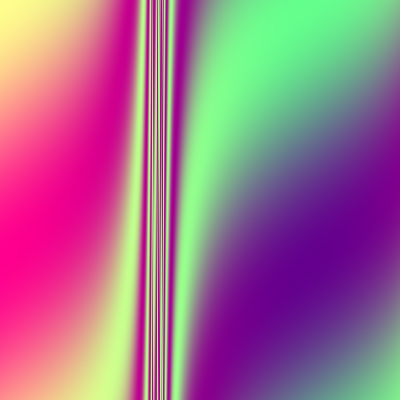
Frame 1 (no input)
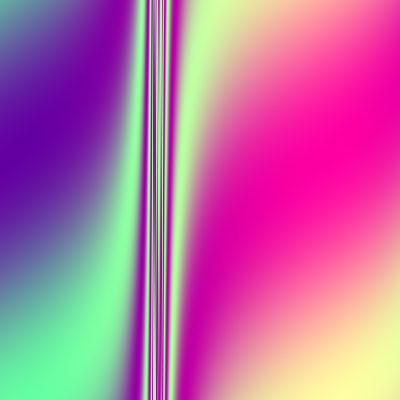
Frame 60 (the mouse pressed at the canvas centre just before this capture)
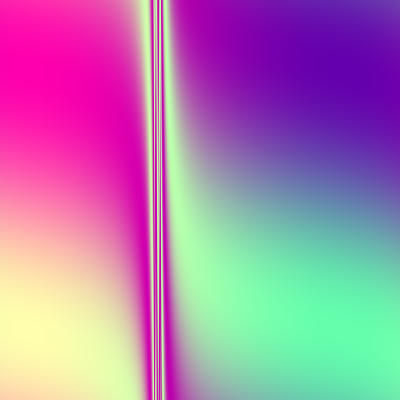
Frame 120 (the mouse held since frame 60 and released just before this capture)

The Processing sketch that drew these frames (run headless with seeded random() and noise(); from frame 60 on, the mouse is pressed at the canvas centre):

// Processing sketch: Pixel_Gradient2
// ── Pixel_Gradient2.pde
void setup() {

  size(400, 400);
}


void draw() {
  loadPixels();
  for (int i=0; i<pixels.length; i++) {
    int x=i%width;
    int y=i/width;

    float r=map(cos(x*0.01+frameCount*0.05), -1, 1, 100, 255);
    float g=map(cos(y*0.012+frameCount*0.02+tan((x*0.01))*cos(frameCount*0.02+100)), -1, 1, 0, 255);
    float b=map(sin(frameCount*0.1+(sin(frameCount*0.01))), -1, 1, 0, 255);

    pixels[i]=color(r, g, b);
  }
  updatePixels();

  surface.setTitle(nf(frameRate, 2,0));
}
